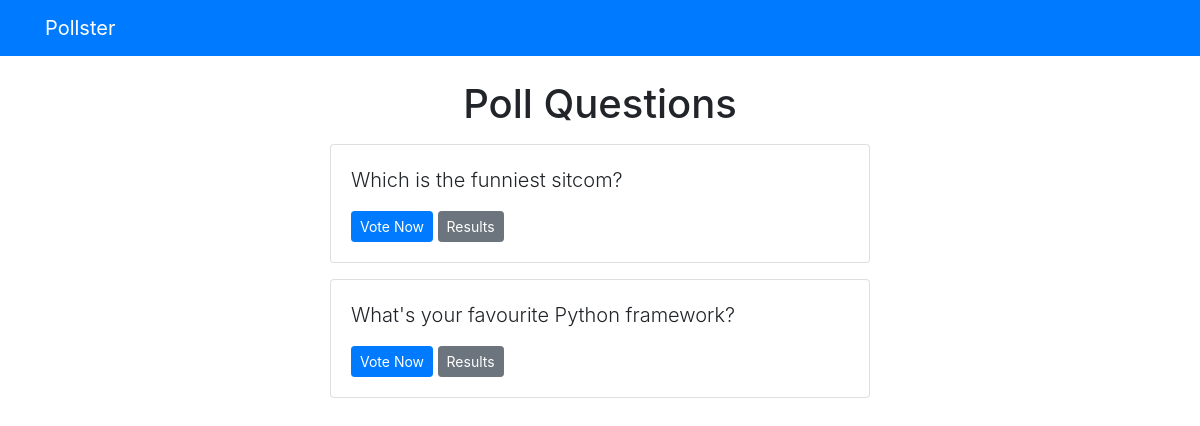
Screenshot of /polls/ with the database file from the repository.
### polls/models.py (models this page shows, shortened)
class Question(models.Model):
    question_text = models.CharField(max_length=200)
    pub_date = models.DateTimeField('date published')

### polls/views.py (the view)
# urls.py: path('', views.IndexView.as_view(), name='index'),
class IndexView(generic.ListView):
    template_name = "polls/index.html"
    context_object_name='latest_question_list'
    def get_queryset(self):
       return Question.objects.filter(pub_date__lte=timezone.now()).order_by('-pub_date')[:5]

### templates/polls/index.html
{% extends 'base.html' %}
{% block content %}
    <h1 class="text-center mb-3">Poll Questions</h1>
    {% if latest_question_list %}
      {% for question in latest_question_list %}
       <div class="card mb-3">
         <div class="card-body">
           <p class="lead">
             {{question.question_text}}
           </p>
           <a href="{% url 'polls:detail' question.id%}" class='btn btn-primary btn-sm'>Vote Now</a>
           <a href="{% url 'polls:results' question.id%}" class='btn btn-secondary btn-sm'>Results</a>
         </div>
       </div>
      {% endfor %}
    {% else%}
      <p>No polls available</p>
    {% endif%}
{% endblock %}

### rows the page displays
Question: question_text "Which is the funniest sitcom?"
Question: question_text "What's your favourite Python framework?"
